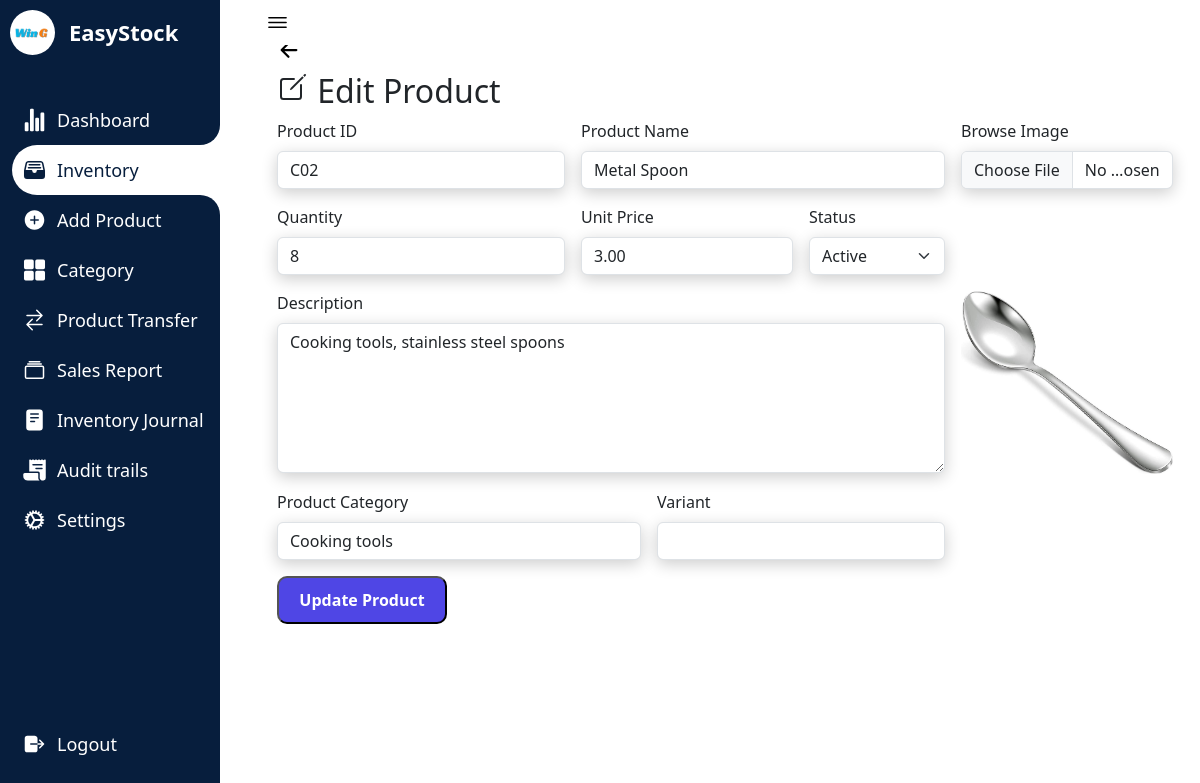
Screenshot of /edit.php?editid=C02 (signed in) with the database file from the repository.
### tables this page shows
CREATE TABLE `companyprofile` (
  `id` int(11) NOT NULL,
  `name` varchar(250) NOT NULL,
  `profilepicture` varchar(1000) DEFAULT NULL
);

CREATE TABLE `inventory` (
  `id` varchar(200) NOT NULL,
  `name` varchar(200) NOT NULL,
  `quantity` int(20) NOT NULL,
  `unitprice` decimal(20,2) NOT NULL,
  `variant` varchar(200) DEFAULT NULL,
  `description` varchar(300) NOT NULL,
  `category` varchar(200) NOT NULL,
  `status` varchar(200) NOT NULL,
  `image` varchar(200) NOT NULL,
  `addeddate` timestamp NOT NULL DEFAULT current_timestamp() ON UPDATE current_timestamp()
);

### edit.php (the view, shortened to what this page needs)
<?php
require_once "config.php";
$companyId = 1;
$query = "SELECT * FROM companyprofile WHERE id = ?";
$stmt = mysqli_prepare($conn, $query);
mysqli_stmt_bind_param($stmt, "i", $companyId);
mysqli_stmt_execute($stmt);
$result = mysqli_stmt_get_result($stmt);
$companyProfile = mysqli_fetch_assoc($result);
$companyProfileImagePath = $companyProfile['profilepicture'];
$companyName = $companyProfile['name'];
?>
<!DOCTYPE html>
<html lang="en">
<head>
    <link rel="stylesheet" href="testin3.css">
    <link href="https://cdn.jsdelivr.net/npm/bootstrap@5.3.1/dist/css/bootstrap.min.css" rel="stylesheet">
</head>
<body>
<nav>
<div class="logo">
<div class="logo-image">
    <?php
    if (!empty($companyProfileImagePath)) {
        echo '<img src="' . $companyProfileImagePath . '" alt="Company Logo" class="logoimage">';
    } else {
        echo '<img src="path/to/placeholder/image.jpg" alt="No Image" style="">';
    }
    ?>
</div>
    <div class="logo-name">
    <?php echo $companyName; ?>
    </div>
</div>
        <div class="menu-items">
            <ul class="navLinks">
            <li class="navList">
    <a href="Dashboard.php">
    <ion-icon name="stats-chart"></ion-icon>
        <span class="links">Dashboard</span>
    </a>
</li>
<li class="navList active">
    <a href="Inventory.php">
        <ion-icon name="file-tray-full"></ion-icon>
        <span class="links">Inventory</span>
    </a>
</li>
<li class="navList">
    <a href="Product.php">
        <ion-icon name="add-circle"></ion-icon>
        <span class="links">Add Product</span>
    </a>
</li>
    <li class="navList">
        <a href="Category.php">
            <ion-icon name="grid"></ion-icon>
            <span class="links">Category</span>
        </a>
    </li>
    <li class="navList">
        <a href="Order.php">
        <ion-icon name="swap-horizontal"></ion-icon>
            <span class="links">Product Transfer</span>
        </a>
    </li>
    <li class="navList">
        <a href="Order.php">
        <ion-icon name="albums-outline"></ion-icon>
            <span class="links">Sales Report</span>
        </a>
    </li>
    <li class="navList">
        <a href="Reports.php">
            <ion-icon name="reader"></ion-icon>
            <span class="links">Inventory Journal</span>
        </a>
    </li>
    <li class="navList">
        <a href="audittrails.php">
        <ion-icon name="receipt"></ion-icon>
            <span class="links">Audit trails</span>
        </a>
    </li>
    <li class="navList">
        <a href="Settings.php">
            <ion-icon name="cog"></ion-icon>
            <span class="links">Settings</span>
        </a>
    </li>
            </ul>
            <ul class="bottom-link">
                <li>
                <a href="logout.php">
                    <ion-icon name="log-out"></ion-icon>
                    <span class="links">Logout</span>
                </a>
                </li>
        </div>
    </nav>
    <section class="dashboard">
        <div class="top">
            <ion-icon class="navToggle" name="menu-outline"></ion-icon>
        </div>
        <div class="content-wrapper">
        <div class="container">
            <div class="row">
                <div class="col-lg-12 col-offset-2">
                    <div class="page-header">
                    <a href="Inventory.php" style="font-size: 24px; text-decoration:none; color:black;">
                    <ion-icon name="arrow-back-outline"></ion-icon>
                    </a>
                        <h2><ion-icon name="create-outline"></ion-icon>     Edit Product</h2>
</div>
                    <form class="row g-3" method="POST" enctype="multipart/form-data" id="productForm">
                    <?php
                            $eid = isset($_GET['editid']) ? $_GET['editid'] : '';
                            $sql = mysqli_query($conn, "SELECT * FROM inventory WHERE id='$eid'");
                            while ($row = mysqli_fetch_array($sql)) {
                            ?>
    <div class="col-md-4">
        <div style="display:flex;">
        <label for="product_id" class="form-label">Product ID</label>
        </div>
        <input type="text" name="product_id" id="product_id" class="form-control" value="<?php echo $row['id'];?>" required="" >
    </div>
    <div class="col-md-5">
    <div style="display:flex;">
        <label for="product_name" class="form-label">Product Name</label>
        </div>
        <input type="text" name="product_name" value="<?php echo $row['name'];?>" id="product_name" class="form-control">
    </div>
    <div class="col-md-3">
        <label for="image" class="form-label">Browse Image</label>
        <input type="file" name="image" class="form-control" onchange="previewImage(event)" accept="image/*" />
    </div>
    <div class="col-md-4">
    <div style="display:flex;">
        <label for="quantity" class="form-label">Quantity</label>
        </div>
        <input type="number" name="quantity" id="quantity" class="form-control" required="" value="<?php echo $row['quantity'];?>" placeholder="">
    </div>
    <div class="col-md-3">
    <div style="display:flex;">
        <label for="unit_price" class="form-label">Unit Price</label>
        </div>
        <input type="number" name="unit_price" id="unit_price" class="form-control" required="" value="<?php echo $row['unitprice'];?>" placeholder="">
    </div>
    <div class="col-md-2">
        <label for="status" class="form-label">Status</label>
        <select name="status" id="status" class="form-select" value="<?php echo $row['status'];?>">
            <option selected>Active</option>
        </select>
    </div>
    <div class="col-md-9">
    <div style="display:flex;">
        <label for="description" class="form-label">Description</label>
        </div>
        <textarea name="description" id="description" class="form-control" style="height: 150px"><?php echo $row['description']; ?></textarea>
    </div>
    <div class="col-md-3">
    <td><img src="<?php echo $row['image'];?>" alt="Product Image" onclick="toggleImageSize(this)" class="zoomable-image" style="text-align:center; width:295px; height: 183px;" id="imagePreview"></td>
</div>
    <div class="col-md-5">
        <label for="product_category" id="variant" class="form-label">Product Category</label>
        <select name="category" value="<?php echo $row['category'];?>" id="category" class="form-control">
        <?php
        $categoryQuery = mysqli_query($conn, "SELECT categoryname FROM category");
        if ($categoryQuery) {
            while ($categoryRow = mysqli_fetch_assoc($categoryQuery)) {
                $selected = ($categoryRow['categoryname'] == $row['category']) ? 'selected' : '';
                echo "<option value='" . $categoryRow['categoryname'] . "' $selected>" . $categoryRow['categoryname'] . "</option>";
            }
        }
        ?>
    </select>
    </div>
     <div class="col-md-4">
        <label for="variant" class="form-label">Variant</label>
        <input type="text" name="variant" id="variant" class="form-control" value="<?php echo $row['variant'];?>">
    </div>
<?php } ?>
    <div class="col-md-12">
    <button type="submit" name="update" class="allButton">
            Update Product
        </button>
    </div>
</form>
                </div>
            </div>
        </div>
</div>
    </section>
</body>
</html>

### testin3.css (style rules this page uses)
* { margin: 0; padding: 0; box-sizing: border-box; }
:root { --primary-color:#071e3d; --nav-color: #071e3d; --dash-color: #fff; --logo-color: #fff; --text-color: #000; --text-color-light: #333; --white: #fff; --border-color: #ccc; --toggle-color: #fff; --title-icon-color: #fff; --time-03: all 0.3s linear; --time-02: all 0.2s linear; }
body { width: 100%; min-height: 100vh; background-color: var(--dash-color); font-family: 'Poppins', sans-serif; }
nav { position: fixed; top: 0; left: 0; height: 100%; width: 220px; background-color: var(--nav-color); padding: 10px 0 10px 10px; transition: var(--time-03); }
nav .logo { display: flex; align-items: center; }
.logoimage { border-radius:50%; }
nav .logo-image { width: 45px; height: 45px; border-radius: 50%; }
nav .logo-image img { width: 45px; height: 45px; object-fit: cover; }
nav .logo .logo-name { font-size: 22px; font-weight: 600; color: var(--logo-color); margin-left: 14px; white-space: nowrap; transition: var(--time-02); }
nav .menu-items { margin-top: 40px; display: flex; flex-direction: column; height: calc(100% - 90px); justify-content: space-between; }
nav .menu-items li { list-style: none; }
nav .menu-items li a { display: flex; align-items: center; margin-left:-30px; height: 50px; text-decoration: none; }
nav .menu-items li.active a { border-top-left-radius: 25px; border-bottom-left-radius: 25px; position: relative; }
nav .menu-items li a ion-icon { color: var(--white); font-size: 24px; min-width: 45px; }
nav .menu-items li a .links { font-size: 18px; color: var(--white); transition: var(--time-02); }
nav .menu-items li.active a { background-color: var(--dash-color); }
nav .menu-items li.active a:before { content: ''; position: absolute; width: 40px; height: 40px; right: 0; top: -40px; border-radius: 50%; box-shadow: 20px 20px var(--dash-color); pointer-events: none; }
nav .menu-items li.active a:after { content: ''; position: absolute; width: 40px; height: 40px; right: 0; bottom: -40px; border-radius: 50%; box-shadow: 20px -20px var(--dash-color); pointer-events: none; }
nav .menu-items li.active a .links { color: var(--primary-color); }
nav .menu-items li.active a ion-icon { color: var(--primary-color); }
.dashboard { position: relative; left: 250px; width: calc(100% - 250px); min-height: 100vh; background-color: var(--dash-color); padding: 10px 15px; transition: var(--time-03); }
.dashboard .top { position: fixed; background-color: var(--dash-color); display: flex; justify-content: space-between; align-items: center; left: 250px; top: 0; padding: 10px 15px; width: calc(100% - 250px); transition: var(--time-03); z-index: 100; }
.dashboard .top .navToggle { font-size: 25px; color: var(--text-color); cursor: pointer; }
.container { padding:1%; background-color: white; margin-top:5%; transition: border-radius 0.5s cubic-bezier(0.175, 0.885, 0.32, 1.275); }
.content-wrapper { margin-top:-30px; }
.dashboard .content-wrapper { top: 0; transition: var(--time-03); }
.zoomable-image { cursor: pointer; transition: width 0.3s ease-in-out; max-width: 100%; height: auto; }
input { box-shadow: 0 4px 16px rgba(0, 0, 0, 0.2); }
select { box-shadow: 0 4px 16px rgba(0, 0, 0, 0.2); }
textarea { box-shadow: 0 4px 16px rgba(0, 0, 0, 0.2); }
.allButton { display: inline-block; padding: 10px 20px; text-decoration: none; color: #fff; background-color:#4F46E5; border-radius:10px; width:170px; text-align:center; font-weight: bold; }

### rows the page displays
companyprofile: profilepicture (picture), name "EasyStock"
inventory: product_id "C02", product_name "Metal Spoon", quantity "8", unit_price "3.00", status "Active", description "Cooking tools, stainless steel spoons", image (picture)

### other values shown
form field category "Cooking tools"
